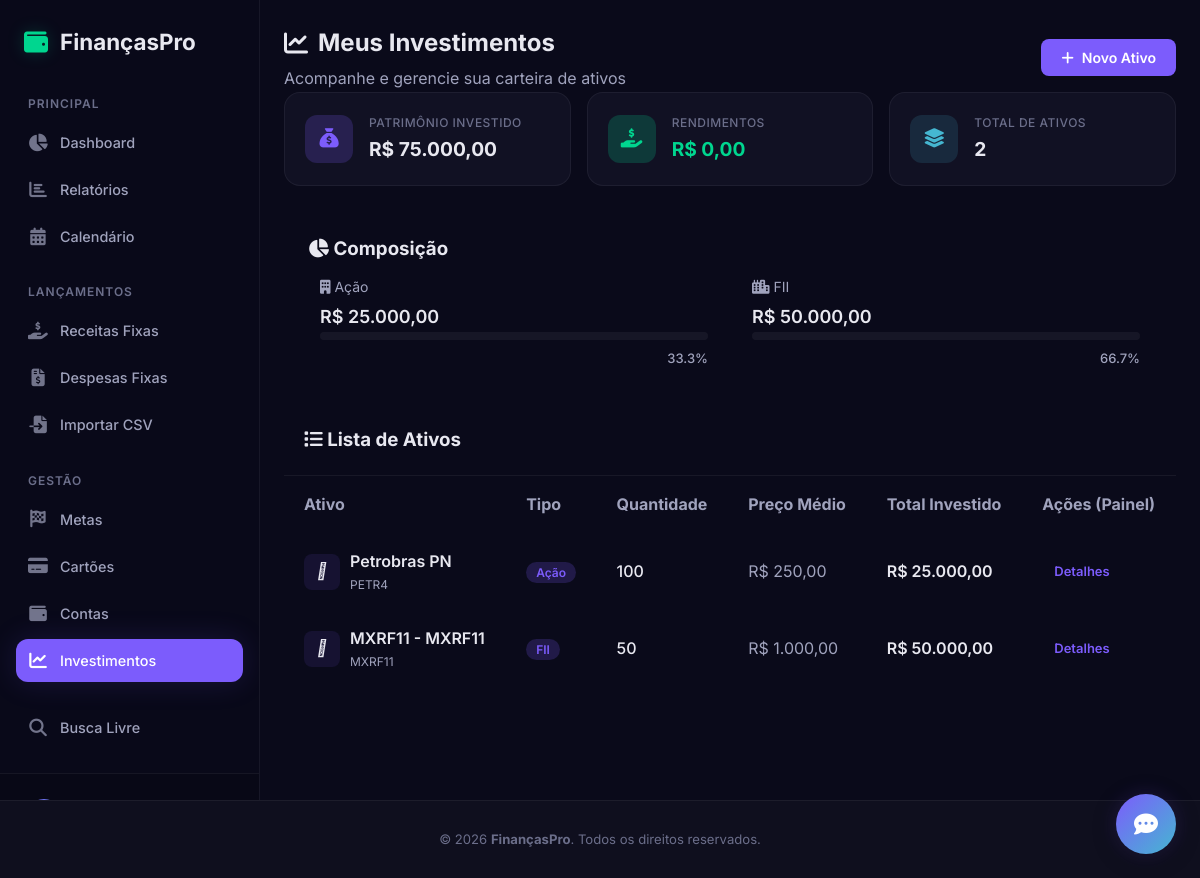
Screenshot of /investimentos with the database file from the repository.
### app.py (models this page shows)
class Investimento(db.Model):
    id = db.Column(db.Integer, primary_key=True)
    nome = db.Column(db.String(100), nullable=False) # Ex: Tesouro Selic 2029, FII MXRF11
    ticker = db.Column(db.String(20), nullable=True) # Ex: MXRF11, PETR4
    tipo = db.Column(db.String(30), nullable=False)  # Ação, FII, Renda Fixa, Cripto, Outros
    usuario_id = db.Column(db.Integer, db.ForeignKey('usuario.id'), nullable=False)
    transacoes = db.relationship('TransacaoInvestimento', backref='investimento_rel', lazy=True, cascade='all, delete-orphan', order_by='TransacaoInvestimento.data.desc()')
    @property
    def quantidade_atual(self):
        compras = sum(t.quantidade for t in self.transacoes if t.tipo_transacao == 'compra')
        vendas = sum(t.quantidade for t in self.transacoes if t.tipo_transacao == 'venda')
        return compras - vendas
    @property
    def preco_medio(self):
        compras = [t for t in self.transacoes if t.tipo_transacao == 'compra']
        if not compras:
            return 0
        total_gasto = sum(t.quantidade * t.valor_unitario for t in compras)
        total_comprado = sum(t.quantidade for t in compras)
        if total_comprado == 0:
            return 0
        return total_gasto / total_comprado
    @property
    def valor_investido(self):
        return self.quantidade_atual * self.preco_medio
    @property
    def rendimentos_recebidos(self):
        return sum(t.quantidade * t.valor_unitario for t in self.transacoes if t.tipo_transacao == 'dividendo')
    @property
    def icone_tipo(self):
        icones = {
            'Ação': 'fa-chart-pie',
            'FII': 'fa-building',
            'Renda Fixa': 'fa-piggy-bank',
            'Cripto': 'fa-bitcoin',
            'Outros': 'fa-chart-line'
        }
        return icones.get(self.tipo, 'fa-chart-line')

class TransacaoInvestimento(db.Model):
    id = db.Column(db.Integer, primary_key=True)
    investimento_id = db.Column(db.Integer, db.ForeignKey('investimento.id'), nullable=False)
    tipo_transacao = db.Column(db.String(20), nullable=False) # 'compra', 'venda', 'dividendo'
    quantidade = db.Column(db.Float, nullable=False)
    valor_unitario = db.Column(db.Float, nullable=False)
    data = db.Column(db.DateTime, default=datetime.utcnow)

### app.py (the view)
@app.route('/investimentos')
def investimentos():
    usuario = get_user()
    investimentos = Investimento.query.filter_by(usuario_id=usuario.id).all()
    patrimonio_total = sum(i.valor_investido for i in investimentos)
    rendimentos_totais = sum(i.rendimentos_recebidos for i in investimentos)
    tipos = {}
    for i in investimentos:
        if i.quantidade_atual > 0: # Apenas investimentos ativos
            tipos[i.tipo] = tipos.get(i.tipo, 0) + i.valor_investido
    icon_map = {
        'Ação': 'fas fa-building',
        'FII': 'fas fa-city',
        'Renda Fixa': 'fas fa-piggy-bank',
        'Cripto': 'fab fa-bitcoin',
        'Outros': 'fas fa-box'
    }
    from datetime import datetime
    return render_template(
        'investimentos.html',
        investimentos=investimentos,
        patrimonio_total=patrimonio_total,
        rendimentos_totais=rendimentos_totais,
        tipos=tipos,
        icon_map=icon_map,
        now=datetime.utcnow()
    )

### app.py (called while the page is built, shortened)
def get_user():
    usuario = Usuario.query.first()
    return usuario

@app.before_request
def processar_automaticos():
    if request.path.startswith('/static/'):
        return
    usuario = get_user()
    if not usuario:
        return
    hoje = date.today()
    chave_cache = f"{usuario.id}_{hoje.isoformat()}"
    if chave_cache in cache_processamento:
        return

@app.context_processor
def inject_user():
    return dict(usuario=get_user(), now=datetime.utcnow)

def processar_automaticos(usuario):
    hoje = date.today()
    chave = f"{usuario.id}-{hoje.isoformat()}"
    if chave in _automaticos_cache:
        return

@app.before_request
def auto_processar():
    if request.endpoint and request.endpoint != 'static':
        try:
            usuario = Usuario.query.first()
            if usuario:
                processar_automaticos(usuario)
        except Exception:
            pass

@app.template_filter('brl')
def format_brl(value):
    try:
        return f"R$ {value:,.2f}".replace(',', 'X').replace('.', ',').replace('X', '.')
    except (ValueError, TypeError):
        return "R$ 0,00"

### templates/investimentos.html (shortened to what this page needs)
{% extends 'base.html' %}
{% block content %}
<div class="dashboard-header mb-20" style="display: flex; justify-content: space-between; align-items: center; flex-wrap: wrap; gap: 15px;">
    <div>
        <h2 style="margin: 0; display: flex; align-items: center; gap: 10px;"><i class="fas fa-chart-line" style="color: var(--accent-color);"></i> Meus Investimentos</h2>
        <p style="margin: 4px 0 0 0; color: var(--text-secondary);">Acompanhe e gerencie sua carteira de ativos</p>
    </div>
    <div class="header-actions">
        <button class="btn btn-primary" onclick="openModal('modalNovoInvestimento')">
            <i class="fas fa-plus"></i> Novo Ativo
        </button>
    </div>
</div>
<div class="stats-grid stats-grid-3">
    <div class="stat-card">
        <div class="stat-icon">
            <i class="fas fa-sack-dollar"></i>
        </div>
        <div class="stat-info">
            <span class="stat-label">Patrimônio Investido</span>
            <span class="stat-value">{{ patrimonio_total | brl }}</span>
        </div>
    </div>
    <div class="stat-card">
        <div class="stat-icon stat-icon-green">
            <i class="fas fa-hand-holding-usd"></i>
        </div>
        <div class="stat-info">
            <span class="stat-label">Rendimentos</span>
            <span class="stat-value text-green">{{ rendimentos_totais | brl }}</span>
        </div>
    </div>
    <div class="stat-card">
        <div class="stat-icon" style="background: rgba(69, 183, 209, 0.15); color: #45b7d1;">
            <i class="fas fa-layer-group"></i>
        </div>
        <div class="stat-info">
            <span class="stat-label">Total de Ativos</span>
            <span class="stat-value">{{ investimentos|length }}</span>
        </div>
    </div>
</div>
    {% if tipos %}
    <div class="card mt-20" style="padding: 24px;">
        <h3 class="mb-15"><i class="fas fa-pie-chart"></i> Composição</h3>
        <div style="display: flex; gap: 20px; flex-wrap: wrap;">
            {% for tipo, valor in tipos.items() %}
            <div class="meta-card" style="flex: 1; min-width: 150px; background: var(--bg-hover); padding: 12px; border-radius: 8px;">
                <div style="font-size: 14px; color: var(--text-secondary); margin-bottom: 5px;"><i class="{{ icon_map[tipo] if icon_map else 'fas fa-chart-line' }}"></i> {{ tipo }}</div>
                <div style="font-size: 18px; font-weight: 600;">{{ valor | brl }}</div>
                {% set pct = (valor / patrimonio_total * 100) if patrimonio_total > 0 else 0 %}
                <div class="progress-bar mt-10" style="height: 8px; border-radius: 4px; background: rgba(255,255,255,0.05); overflow: hidden;">
                    <div class="progress-fill" style="width: {{ pct }}%; height: 100%; background: var(--accent-color); border-radius: 4px;"></div>
                </div>
                <div style="font-size: 13px; font-weight: 500; margin-top: 8px; color: var(--text-secondary); display: flex; justify-content: flex-end;">{{ '%.1f' % pct }}%</div>
            </div>
            {% endfor %}
        </div>
    </div>
    {% endif %}
<div class="card mt-20" style="padding: 0; overflow: hidden;">
    <div style="padding: 20px; border-bottom: 1px solid var(--border-color); display: flex; justify-content: space-between; align-items: center;">
        <h3 style="margin: 0;"><i class="fas fa-list"></i> Lista de Ativos</h3>
    </div>
    {% if investimentos %}
    <div class="table-responsive">
        <table class="table">
            <thead>
                <tr>
                    <th>Ativo</th>
                    <th>Tipo</th>
                    <th>Quantidade</th>
                    <th>Preço Médio</th>
                    <th>Total Investido</th>
                    <th>Ações (Painel)</th>
                </tr>
            </thead>
            <tbody>
                {% for inv in investimentos %}
                <tr>
                    <td>
                        <div style="display: flex; align-items: center; gap: 10px;">
                            <div style="width: 36px; height: 36px; border-radius: 8px; background: rgba(124, 92, 252, 0.1); color: var(--accent-color); display: flex; align-items: center; justify-content: center; font-size: 16px;">
                                <i class="{{ inv.icone_tipo }}"></i>
                            </div>
                            <div>
                                <div style="font-weight: 600;">{{ inv.nome }}</div>
                                {% if inv.ticker %}
                                <div style="font-size: 12px; color: var(--text-secondary);">{{ inv.ticker }}</div>
                                {% endif %}
                            </div>
                        </div>
                    </td>
                    <td><span class="badge badge-primary">{{ inv.tipo }}</span></td>
                    <td style="font-weight: 500;">{{ '%.2f' % inv.quantidade_atual if inv.quantidade_atual % 1 != 0 else inv.quantidade_atual|int }}</td>
                    <td style="color: var(--text-secondary);">{{ inv.preco_medio | brl }}</td>
                    <td style="font-weight: 600;">{{ inv.valor_investido | brl }}</td>
                    <td>
                        <a href="{{ url_for('investimento_detalhe', id=inv.id) }}" class="btn btn-outline" style="padding: 6px 12px; font-size: 13px;">Detalhes</a>
                    </td>
                </tr>
                {% endfor %}
            </tbody>
        </table>
    </div>
    {% else %}
    <div class="empty-state" style="padding: 40px 20px;">
        <i class="fas fa-box-open"></i>
        <p>Você ainda não cadastrou nenhum investimento.</p>
        <button class="btn btn-primary mt-15" onclick="openModal('modalNovoInvestimento')">Cadastrar Primeiro Ativo</button>
    </div>
    {% endif %}
</div>
{% endblock %}

### static/style.css (style rules this page uses)
*, *::before, *::after { margin: 0; padding: 0; box-sizing: border-box; }
:root { --bg-primary: #0a0a1a; --bg-secondary: #0f0f1e; --bg-card: rgba(20, 20, 40, 0.7); --bg-card-hover: rgba(30, 30, 55, 0.8); --bg-input: rgba(15, 15, 35, 0.8); --bg-glass: rgba(255, 255, 255, 0.03); --border-color: rgba(255, 255, 255, 0.06); --border-accent: rgba(124, 92, 252, 0.3); --text-primary: #e8e8f0; --text-secondary: #a0a3bd; --text-muted: #6b6e8a; --accent-purple: #7c5cfc; --accent-purple-glow: rgba(124, 92, 252, 0.2); --accent-green: #00d68f; --accent-green-glow: rgba(0, 214, 143, 0.2); --accent-red: #ff4757; --accent-red-glow: rgba(255, 71, 87, 0.2); --accent-blue: #45b7d1; --accent-yellow: #ffd93d; --radius-sm: 8px; --radius-md: 12px; --radius-lg: 16px; --radius-xl: 24px; --shadow-sm: 0 2px 8px rgba(0, 0, 0, 0.2); --shadow-md: 0 4px 24px rgba(0, 0, 0, 0.3); --shadow-lg: 0 8px 48px rgba(0, 0, 0, 0.4); --shadow-glow-purple: 0 0 30px rgba(124, 92, 252, 0.15); --shadow-glow-green: 0 0 30px rgba(0, 214, 143, 0.15); --transition: 0.3s cubic-bezier(0.4, 0, 0.2, 1); --font: 'Inter', -apple-system, BlinkMacSystemFont, sans-serif; }
html { scroll-behavior: smooth; }
body { font-family: var(--font); background: var(--bg-primary); color: var(--text-primary); line-height: 1.6; min-height: 100vh; -webkit-font-smoothing: antialiased; }
a { color: var(--accent-purple); text-decoration: none; transition: var(--transition); }
.btn { display: inline-flex; align-items: center; gap: 8px; padding: 10px 20px; border: none; border-radius: var(--radius-sm); font-family: var(--font); font-size: 0.88rem; font-weight: 600; cursor: pointer; transition: var(--transition); white-space: nowrap; }
.btn-primary { background: var(--accent-purple); color: #fff; }
.stats-grid { display: grid; grid-template-columns: repeat(auto-fit, minmax(220px, 1fr)); gap: 16px; margin-bottom: 24px; }
.stats-grid-3 { grid-template-columns: repeat(auto-fit, minmax(200px, 1fr)); }
.stat-card { display: flex; align-items: center; gap: 16px; padding: 20px; background: var(--bg-card); border: 1px solid var(--border-color); border-radius: var(--radius-lg); transition: var(--transition); }
.stat-icon { width: 48px; height: 48px; border-radius: var(--radius-md); display: flex; align-items: center; justify-content: center; font-size: 1.2rem; background: var(--accent-purple-glow); color: var(--accent-purple); flex-shrink: 0; }
.stat-icon-green { background: var(--accent-green-glow); color: var(--accent-green); }
.stat-info { display: flex; flex-direction: column; gap: 2px; }
.stat-label { font-size: 0.75rem; color: var(--text-muted); font-weight: 500; text-transform: uppercase; letter-spacing: 0.5px; }
.stat-value { font-size: 1.2rem; font-weight: 700; }
.text-green { color: var(--accent-green); }
.progress-bar { flex: 1; height: 6px; background: rgba(255, 255, 255, 0.06); border-radius: 3px; overflow: hidden; min-width: 80px; }
.progress-fill { height: 100%; background: var(--accent-green); border-radius: inherit; transition: width 0.6s ease; }
.badge { font-size: 0.75rem; padding: 3px 10px; border-radius: 50px; background: var(--accent-purple-glow); color: var(--accent-purple); font-weight: 600; }
.table-responsive { overflow-x: auto; }

### templates/investimentos.html (style rules this page uses)
.table { width: 100%; border-collapse: collapse; }
.table th, .table td { padding: 16px 20px; text-align: left; }
.table th { white-space: nowrap; color: var(--text-secondary); }

### rows the page displays
Investimento: tipo "Ação", valor "R$ 25.000,00", {{ pct }} 33.33333333333333 (drawn), pct "33.3", nome "Petrobras PN", ticker "PETR4", preco_medio|brl "R$ 250,00", valor_investido|brl "R$ 25.000,00"
Investimento: tipo "FII", valor "R$ 50.000,00", {{ pct }} 66.66666666666666 (drawn), pct "66.7", nome "MXRF11 - MXRF11", ticker "MXRF11", preco_medio|brl "R$ 1.000,00", valor_investido|brl "R$ 50.000,00"
TransacaoInvestimento: tipo_transacao+quantidade "100"
TransacaoInvestimento: tipo_transacao+quantidade "50"

### other values shown
{{ patrimonio_total | brl }} "R$ 75.000,00"
{{ rendimentos_totais | brl }} "R$ 0,00"
{{ investimentos|length }} "2"
